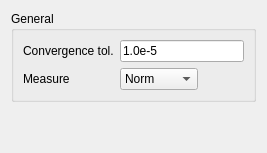
     <widget class="QWidget" name="steadyStateTab" >
      <attribute name="title" >
       <string>Steady state</string>
      </attribute>
      <layout class="QVBoxLayout" >
       <item>
        <widget class="QGroupBox" name="steadyStateControlGroup" >
         <property name="title" >
          <string>General</string>
         </property>
         <layout class="QGridLayout" >
          <item row="0" column="0" >
           <widget class="QLabel" name="steadyStateConvergenceToleranceLabel" >
            <property name="text" >
             <string>Convergence tol.</string>
            </property>
           </widget>
          </item>
          <item row="0" column="1" colspan="2" >
           <widget class="QLineEdit" name="steadyStateConvergenceToleranceEdit" >
            <property name="text" >
             <string>1.0e-5</string>
            </property>
           </widget>
          </item>
          <item row="1" column="0" >
           <widget class="QLabel" name="steadyStateConvergenceMeasureLabel" >
            <property name="text" >
             <string>Measure</string>
            </property>
           </widget>
          </item>
          <item row="1" column="1" >
           <widget class="QComboBox" name="steadyStateConvergenceMeasureCombo" >
            <item>
             <property name="text" >
              <string>Norm</string>
             </property>
            </item>
            <item>
             <property name="text" >
              <string>Solution</string>
             </property>
            </item>
            <item>
             <property name="text" >
              <string>Residual</string>
             </property>
            </item>
           </widget>
          </item>
          <item row="1" column="2" >
           <spacer>
            <property name="orientation" >
             <enum>Qt::Horizontal</enum>
            </property>
            <property name="sizeHint" >
             <size>
              <width>40</width>
              <height>20</height>
             </size>
            </property>
           </spacer>
          </item>
         </layout>
        </widget>
       </item>
       <item>
        <spacer>
         <property name="orientation" >
          <enum>Qt::Vertical</enum>
         </property>
         <property name="sizeHint" >
          <size>
           <width>20</width>
           <height>40</height>
          </size>
         </property>
        </spacer>
       </item>
      </layout>
     </widget>
